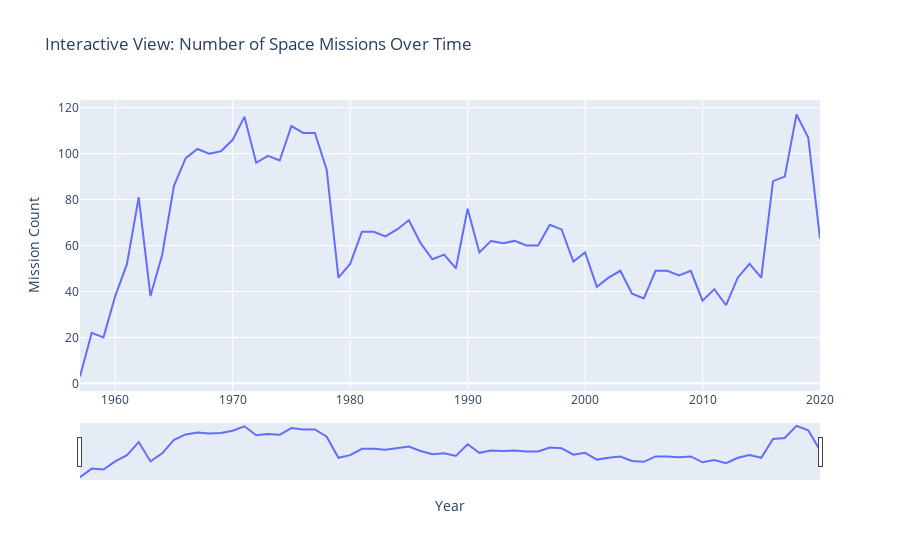

The cell this chart's notebook holds for it:
### Markdown cell above
<h4>Number of Missions Over Time</h4>

### Code cell
fig = px.line(missions_per_year, x='Year', y='Mission_Count',
              title='Interactive View: Number of Space Missions Over Time')

fig.update_layout(
    xaxis=dict(rangeslider=dict(visible=True), title='Year'),
    yaxis_title='Mission Count'
)

fig.show()

### Figure 1 — Plotly figure (JSON) as saved in the notebook; plotly's stock layout.template omitted (floating-point values rounded to 4 significant figures)
{"data": [{"hovertemplate": "Year=%{x}<br>Mission_Count=%{y}<extra></extra>", "legendgroup": "", "line": {"color": "#636efa", "dash": "solid"}, "marker": {"symbol": "circle"}, "mode": "lines", "name": "", "orientation": "v", "showlegend": false, "type": "scatter", "x": [1957, 1958, 1959, 1960, 1961, 1962, 1963, 1964, 1965, 1966, 1967, 1968, 1969, 1970, 1971, 1972, 1973, 1974, 1975, 1976, 1977, 1978, 1979, 1980, 1981, 1982, 1983, 1984, 1985, 1986, 1987, 1988, 1989, 1990, 1991, 1992, 1993, 1994, 1995, 1996, 1997, 1998, 1999, 2000, 2001, 2002, 2003, 2004, 2005, 2006, 2007, 2008, 2009, 2010, 2011, 2012, 2013, 2014, 2015, 2016, 2017, 2018, 2019, 2020], "xaxis": "x", "y": [3, 22, 20, 38, 52, 81, 38, 56, 86, 98, 102, 100, 101, 106, 116, 96, 99, 97, 112, 109, 109, 93, 46, 52, 66, 66, 64, 67, 71, 61, 54, 56, 50, 76, 57, 62, 61, 62, 60, 60, 69, 67, 53, 57, 42, 46, 49, 39, 37, 49, 49, 47, 49, 36, 41, 34, 46, 52, 46, 88, 90, 117, 107, 63], "yaxis": "y"}], "layout": {"legend": {"tracegroupgap": 0}, "title": {"text": "Interactive View: Number of Space Missions Over Time"}, "xaxis": {"anchor": "y", "domain": [0, 1], "rangeslider": {"visible": true}, "title": {"text": "Year"}}, "yaxis": {"anchor": "x", "domain": [0, 1], "title": {"text": "Mission Count"}}}}
